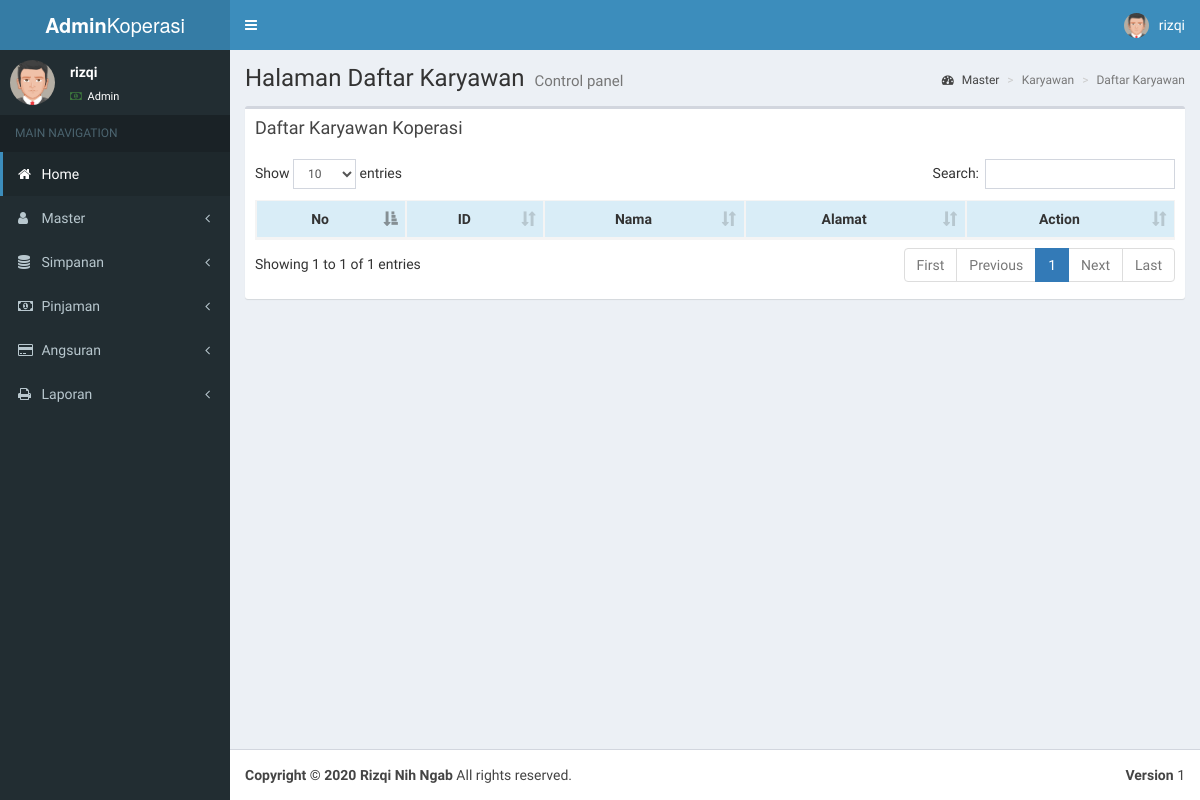
The app's page /page-karyawan.php (signed in), older data.
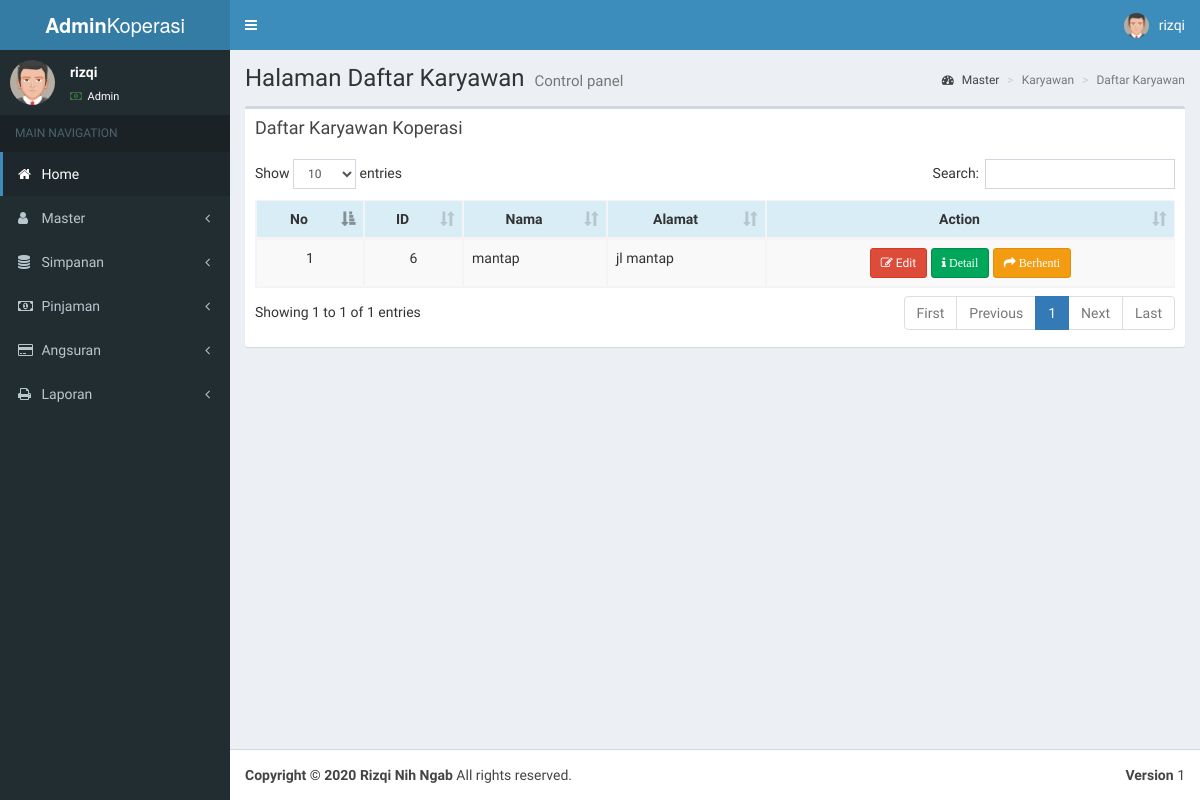
The same page, newer data.
### tables this page shows
CREATE TABLE `karyawan` (
  `id` int NOT NULL,
  `username` varchar(50) NOT NULL,
  `jenis_kelamin` enum('Laki-laki','Perempuan','') NOT NULL,
  `password` varchar(11) NOT NULL,
  `alamat` varchar(50) NOT NULL,
  `foto` text NOT NULL,
  `level` int NOT NULL
);

### main-karyawan.php (the view, shortened to what this page needs)
<?php include 'koneksi.php';
?>
<div class="content-wrapper">
  <section class="content-header">
    <h1>
      Halaman Daftar Karyawan
      <small>Control panel</small>
    </h1>
    <ol class="breadcrumb">
      <li><a href="index.php"><i class="fa fa-dashboard"></i> Master</a></li>
      <li class="active">Karyawan</li>
      <li class="active">Daftar Karyawan</li>
    </ol>
  </section>
  <section class="content">
    <div class="box">
      <div class="box-header">
        <h3 class="box-title">Daftar Karyawan Koperasi</h3>
      </div>
      <div class="box-body">
        <?php
        $sql = mysqli_query($conn, "SELECT * FROM karyawan  WHERE level='2' order by id");
        ?>
        <table id="dataTable" class="table table-bordered table-striped">
          <thead>
            <tr class="info">
              <th>
                <center>No</center>
              </th>
              <th>
                <center>ID</center>
              </th>
              <th>
                <center>Nama</center>
              </th>
              <th>
                <center>Alamat</center>
              </th>
              <th>
                <center>Action</center>
              </th>
            </tr>
          </thead>
          <tbody>
            <tr>
              <?php
              $no = 1;
              while ($data = mysqli_fetch_array($sql)) {
              ?>
              <td>
                <center>
                  <?php echo $no; ?>
                </center>
              </td>
              <td>
                <center>
                  <?php echo $data['id']; ?>
                </center>
              </td>
              <td>
                <?php echo $data['username']; ?>
              </td>
              <td>
                <?php echo $data['alamat']; ?>
              </td>
              <td>
                <center>
                  <a href="page-form-karyawan.php?id_anggota=<?php echo $data['id_anggota']; ?>&reqa=edit"
                    title="Edit Data Ini" class="btn btn-danger btn-sm"><i class="fa fa-edit "></i> Edit
                  </a>
                  <a href="proses.php?id_anggota=<?php echo $data['id_anggota']; ?>&reqa=dell" title="Lihat Detail"
                    class="btn btn-success btn-sm"><span class="fa fa-info"> Detail</span>
                  </a>
                  <a href="proses.php?id_anggota=<?php echo $data['id_anggota']; ?>&reqa=dell"
                    title="Berhenti Jadi Karyawan" class="btn btn-warning btn-sm"
                    onClick="return confirm('Yakin mau berhenti?');"><span class="fa fa-share"> Berhenti</span>
                  </a>
                </center>
              </td>
            </tr>
            <?php
                $no++;
              }
              ?>
          </tbody>
        </table>
      </div>
    </div>
  </section>
</div>

Row changes from the older to the newer data that the page shows:
added karyawan: id "6", username "mantap", alamat "jl mantap"
